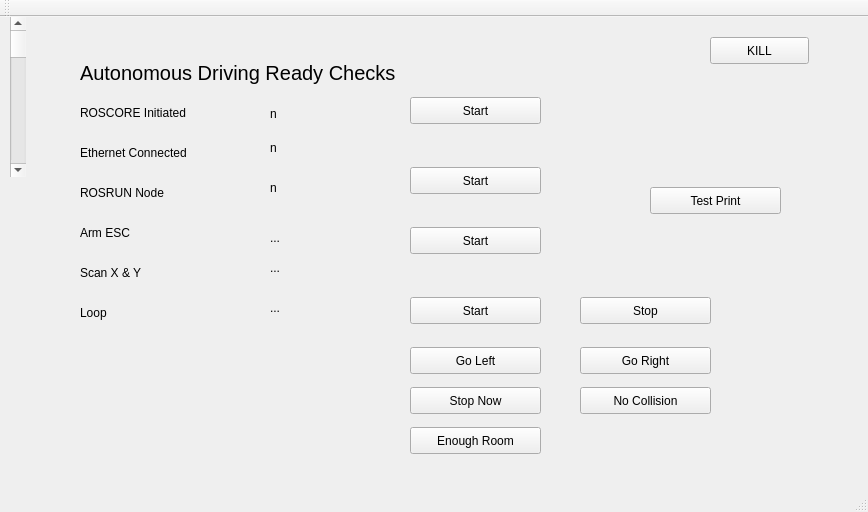
<?xml version="1.0" encoding="UTF-8"?>
<ui version="4.0">
 <class>MainWindow</class>
 <widget class="QMainWindow" name="MainWindow">
  <property name="geometry">
   <rect>
    <x>0</x>
    <y>0</y>
    <width>868</width>
    <height>512</height>
   </rect>
  </property>
  <property name="windowTitle">
   <string>MainWindow</string>
  </property>
  <widget class="QWidget" name="centralWidget">
   <widget class="QLabel" name="label">
    <property name="geometry">
     <rect>
      <x>80</x>
      <y>30</y>
      <width>331</width>
      <height>51</height>
     </rect>
    </property>
    <property name="font">
     <font>
      <pointsize>15</pointsize>
     </font>
    </property>
    <property name="text">
     <string>Autonomous Driving Ready Checks</string>
    </property>
   </widget>
   <widget class="QLabel" name="label_2">
    <property name="geometry">
     <rect>
      <x>80</x>
      <y>80</y>
      <width>151</width>
      <height>31</height>
     </rect>
    </property>
    <property name="text">
     <string>ROSCORE Initiated</string>
    </property>
   </widget>
   <widget class="QLabel" name="labelRoscoreInit">
    <property name="geometry">
     <rect>
      <x>270</x>
      <y>86</y>
      <width>111</width>
      <height>21</height>
     </rect>
    </property>
    <property name="text">
     <string>n</string>
    </property>
   </widget>
   <widget class="QLabel" name="label_4">
    <property name="geometry">
     <rect>
      <x>80</x>
      <y>120</y>
      <width>151</width>
      <height>31</height>
     </rect>
    </property>
    <property name="text">
     <string>Ethernet Connected</string>
    </property>
   </widget>
   <widget class="QLabel" name="label_5">
    <property name="geometry">
     <rect>
      <x>80</x>
      <y>160</y>
      <width>151</width>
      <height>31</height>
     </rect>
    </property>
    <property name="text">
     <string>ROSRUN Node </string>
    </property>
   </widget>
   <widget class="QLabel" name="label_6">
    <property name="geometry">
     <rect>
      <x>80</x>
      <y>200</y>
      <width>151</width>
      <height>31</height>
     </rect>
    </property>
    <property name="text">
     <string>Arm ESC</string>
    </property>
   </widget>
   <widget class="QLabel" name="label_7">
    <property name="geometry">
     <rect>
      <x>80</x>
      <y>240</y>
      <width>151</width>
      <height>31</height>
     </rect>
    </property>
    <property name="text">
     <string>Scan X &amp; Y</string>
    </property>
   </widget>
   <widget class="QLabel" name="label_8">
    <property name="geometry">
     <rect>
      <x>80</x>
      <y>280</y>
      <width>151</width>
      <height>31</height>
     </rect>
    </property>
    <property name="text">
     <string>Loop</string>
    </property>
   </widget>
   <widget class="QLabel" name="labelEthConnect">
    <property name="geometry">
     <rect>
      <x>270</x>
      <y>120</y>
      <width>111</width>
      <height>21</height>
     </rect>
    </property>
    <property name="text">
     <string>n</string>
    </property>
   </widget>
   <widget class="QLabel" name="labelUrgNode">
    <property name="geometry">
     <rect>
      <x>270</x>
      <y>160</y>
      <width>111</width>
      <height>21</height>
     </rect>
    </property>
    <property name="text">
     <string>n</string>
    </property>
   </widget>
   <widget class="QLabel" name="labelArmEsc">
    <property name="geometry">
     <rect>
      <x>270</x>
      <y>210</y>
      <width>111</width>
      <height>21</height>
     </rect>
    </property>
    <property name="text">
     <string>...</string>
    </property>
   </widget>
   <widget class="QLabel" name="labelLidarScan">
    <property name="geometry">
     <rect>
      <x>270</x>
      <y>240</y>
      <width>111</width>
      <height>21</height>
     </rect>
    </property>
    <property name="text">
     <string>...</string>
    </property>
   </widget>
   <widget class="QLabel" name="labelLoop">
    <property name="geometry">
     <rect>
      <x>270</x>
      <y>280</y>
      <width>111</width>
      <height>21</height>
     </rect>
    </property>
    <property name="text">
     <string>...</string>
    </property>
   </widget>
   <widget class="QPushButton" name="startLoop">
    <property name="geometry">
     <rect>
      <x>410</x>
      <y>280</y>
      <width>131</width>
      <height>27</height>
     </rect>
    </property>
    <property name="text">
     <string>Start</string>
    </property>
   </widget>
   <widget class="QPushButton" name="stopLoop">
    <property name="geometry">
     <rect>
      <x>580</x>
      <y>280</y>
      <width>131</width>
      <height>27</height>
     </rect>
    </property>
    <property name="text">
     <string>Stop</string>
    </property>
   </widget>
   <widget class="QPushButton" name="readyCheck">
    <property name="geometry">
     <rect>
      <x>410</x>
      <y>80</y>
      <width>131</width>
      <height>27</height>
     </rect>
    </property>
    <property name="text">
     <string>Start</string>
    </property>
   </widget>
   <widget class="QPushButton" name="ethCheck">
    <property name="geometry">
     <rect>
      <x>410</x>
      <y>150</y>
      <width>131</width>
      <height>27</height>
     </rect>
    </property>
    <property name="text">
     <string>Start</string>
    </property>
   </widget>
   <widget class="QPushButton" name="killButton">
    <property name="geometry">
     <rect>
      <x>710</x>
      <y>20</y>
      <width>99</width>
      <height>27</height>
     </rect>
    </property>
    <property name="text">
     <string>KILL</string>
    </property>
   </widget>
   <widget class="QPushButton" name="armEngine">
    <property name="geometry">
     <rect>
      <x>410</x>
      <y>210</y>
      <width>131</width>
      <height>27</height>
     </rect>
    </property>
    <property name="text">
     <string>Start</string>
    </property>
   </widget>
   <widget class="QPushButton" name="goLeft">
    <property name="geometry">
     <rect>
      <x>410</x>
      <y>330</y>
      <width>131</width>
      <height>27</height>
     </rect>
    </property>
    <property name="text">
     <string>Go Left</string>
    </property>
   </widget>
   <widget class="QPushButton" name="goRight">
    <property name="geometry">
     <rect>
      <x>580</x>
      <y>330</y>
      <width>131</width>
      <height>27</height>
     </rect>
    </property>
    <property name="text">
     <string>Go Right</string>
    </property>
   </widget>
   <widget class="QPushButton" name="stopNow">
    <property name="geometry">
     <rect>
      <x>410</x>
      <y>370</y>
      <width>131</width>
      <height>27</height>
     </rect>
    </property>
    <property name="text">
     <string>Stop Now</string>
    </property>
   </widget>
   <widget class="QPushButton" name="noCollision">
    <property name="geometry">
     <rect>
      <x>580</x>
      <y>370</y>
      <width>131</width>
      <height>27</height>
     </rect>
    </property>
    <property name="text">
     <string>No Collision</string>
    </property>
   </widget>
   <widget class="QPushButton" name="enoughRoom">
    <property name="geometry">
     <rect>
      <x>410</x>
      <y>410</y>
      <width>131</width>
      <height>27</height>
     </rect>
    </property>
    <property name="text">
     <string>Enough Room</string>
    </property>
   </widget>
   <widget class="QScrollBar" name="verticalScrollBar">
    <property name="geometry">
     <rect>
      <x>10</x>
      <y>0</y>
      <width>16</width>
      <height>160</height>
     </rect>
    </property>
    <property name="orientation">
     <enum>Qt::Vertical</enum>
    </property>
   </widget>
   <widget class="QPushButton" name="testPrint">
    <property name="geometry">
     <rect>
      <x>650</x>
      <y>170</y>
      <width>131</width>
      <height>27</height>
     </rect>
    </property>
    <property name="text">
     <string>Test Print</string>
    </property>
   </widget>
  </widget>
  <widget class="QMenuBar" name="menuBar">
   <property name="geometry">
    <rect>
     <x>0</x>
     <y>0</y>
     <width>868</width>
     <height>25</height>
    </rect>
   </property>
  </widget>
  <widget class="QToolBar" name="mainToolBar">
   <attribute name="toolBarArea">
    <enum>TopToolBarArea</enum>
   </attribute>
   <attribute name="toolBarBreak">
    <bool>false</bool>
   </attribute>
  </widget>
  <widget class="QStatusBar" name="statusBar"/>
 </widget>
 <layoutdefault spacing="6" margin="11"/>
 <resources/>
 <connections/>
</ui>
